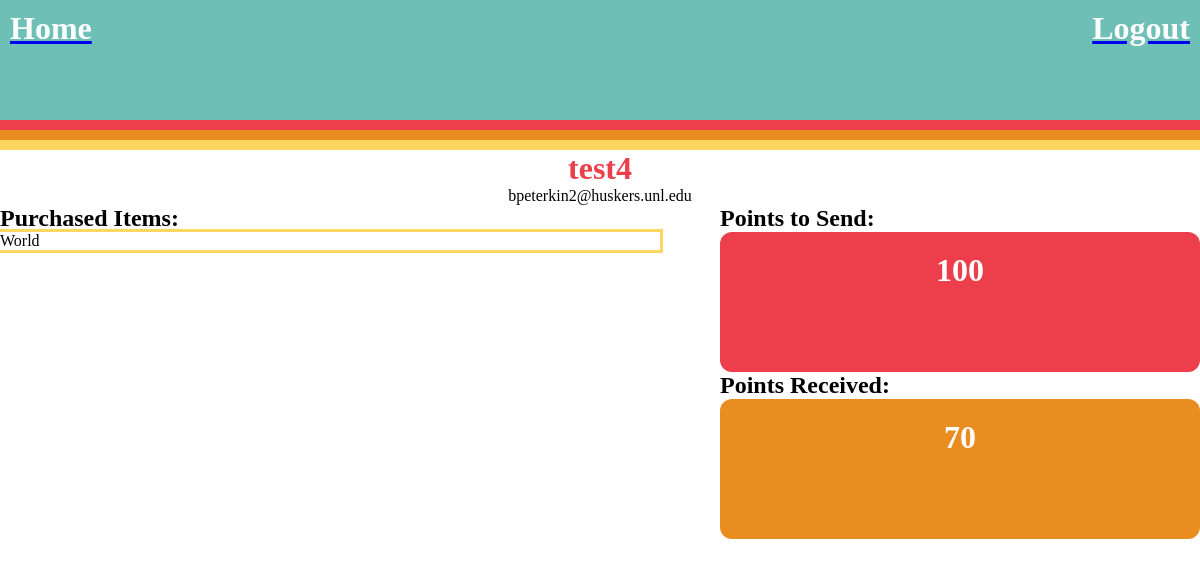
Before: /profile/ (signed in) with the older database file.
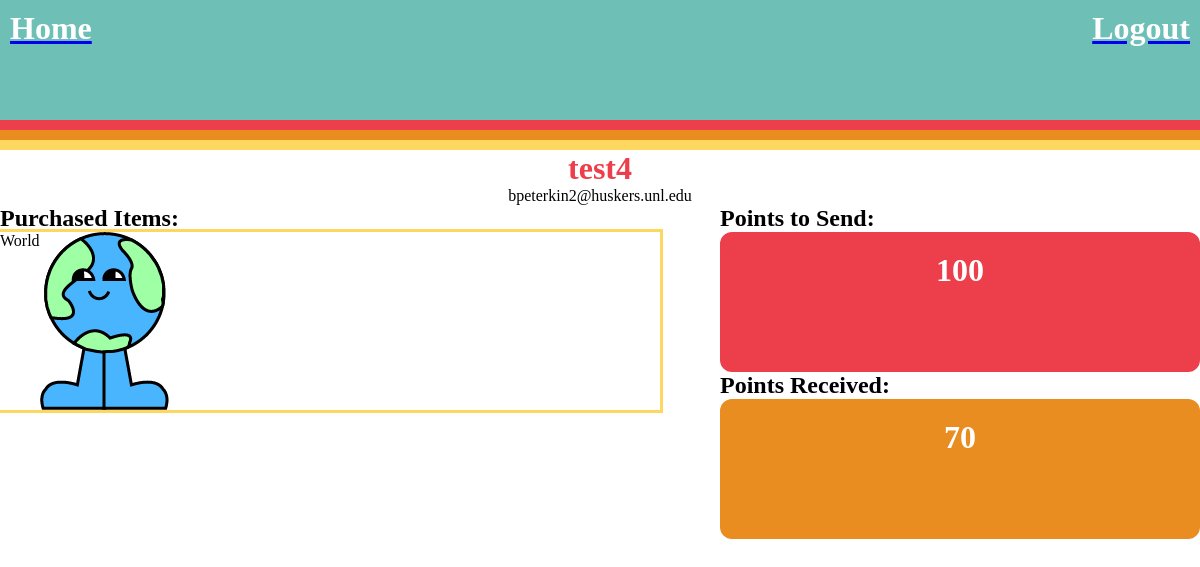
After: the same page with the newer database file.
### base/models.py (models this page shows, shortened)
class PurchaseItem(models.Model):
    item = models.ForeignKey(StoreItem, on_delete=models.CASCADE, related_name='+')
    user = models.ForeignKey(User, on_delete=models.CASCADE, related_name='+')
    class Meta:
        ordering = ['-item']
    def __str__(self):
        return str(self.item)

class StoreItem(models.Model):
    name = models.CharField(max_length=50)
    image = models.ImageField()
    updated = models.DateTimeField(auto_now=True)
    created = models.DateTimeField(auto_now_add=True)
    cost = models.IntegerField()
    timesPurchased = models.IntegerField(default=0)
    class Meta:
        ordering = ['-timesPurchased']
    def __str__(self):
        return self.name

class Profile(models.Model):
    profilePic = models.ImageField(null=True, blank=True)
    user = models.OneToOneField(User, null=True, blank=True, on_delete=models.CASCADE)
    email = models.EmailField(null=True, blank=True)
    notificationsOn = models.BooleanField(default=True)
    privacyOn = models.BooleanField(default=False)
    pointsToSend = models.IntegerField(default=100)
    pointsReceived = models.IntegerField(default=0)
    updated = models.DateTimeField(auto_now=True)
    created = models.DateTimeField(auto_now_add=True)
    class Meta:
        ordering = ['-pointsReceived']

### base/views.py (the view)
# urls.py: path('profile/', views.profile, name="profile"),
@login_required(login_url='login')
def profile(request):
    user = request.user
    inventory = PurchaseItem.objects.filter(user=request.user.id)
    print(inventory)
    print(str(inventory))
    context = {'user': user,'inventory':inventory}
    return render(request, 'base/profile.html', context)

### base/templates/base/profile.html (shortened to what this page needs)
{% extends 'main.html' %} {% block content %}
<div>
    <h1 style="text-align:center; color: #ED3E4B; ">{{user.username}}</h1>
    <p style="text-align: center;">{{user.email}}</p>
</div>
<div style="display: flex; flex-direction: columns;">
    <div style="width: 60vw;">
        <h2>Purchased Items:</h2>
        <div class="backpack" style="width: 55vw">
            {% for purchasedItem in inventory %}
            <p style="color:black;">{{purchasedItem.item}}</p>
            {% load static %}
            <img src="{% static purchasedItem.item.image %}" alt="{{item.name}}"> {% endfor %}
        </div>
    </div>
    <div style="width: 40vw;">
        <div style="display: flex; flex-direction: row;">
            <h2>Points to Send:</h2>
        </div>
        <div class="sPoints">
            <div class="item">
                <h1 style="color: white; text-align: center;">{{request.user.profile.pointsToSend}}</h1>
            </div>
        </div>
        <div style="display: flex; flex-direction: row;">
            <h2>Points Received:</h2>
        </div>
        <div class="rPoints">
            <div class="item">
                <h1 style="color: white; text-align: center;">{{request.user.profile.pointsReceived}}</h1>
            </div>
        </div>
    </div>
</div>
{% endblock content %}

### templates/main.html (shortened to what this page needs)
<!DOCTYPE html>
<html>
<head>
</head>
<body>
    {% include 'navbar.html' %}  {% block content %} {% endblock %}
</body>
</html>

### templates/navbar.html (shortened to what this page needs)
<div class="containerNav">
    <div class="item">
        <a class="noDecoration" href="/">
            <h1 style="text-align: left; color: white; text-decoration: none  !important;">Home</h1>
        </a>
    </div>
    <div class="item">
        {% if request.user.is_authenticated %}
        <a class="noDecoration" href="{% url 'logout' %}">
            <h1 style="text-align: right; color: white; text-decoration-line: none; text-decoration-color: white;">Logout</h1>
        </a> {% else %}
        <a href="{% url 'login' %}">
            <h1 style="text-align: right; color:white; text-decoration-line: none;">Login</h1>
        </a> {% endif %}
    </div>
</div>
<div class="contest"></div>
<div class="contest" style="background: #E98D20;"></div>
<div class="contest" style="background: #FED760;"></div>

### templates/main.html (style rules this page uses)
body { height: 100%; }

### templates/navbar.html (style rules this page uses)
.containerNav { display: flex; background: #6EBFB6; padding: 10px; }
.contest { display: fixed; background: #ED3E4B; height: 10px; width: 100%; }
.item { flex-grow: 1; height: 100px; color: white; text-decoration: none; align-items: center; justify-content: space-between; }
.item+.item { margin-left: 2%; }

### base/templates/base/profile.html (style rules this page uses)
* { margin: 0; padding: 0; border: 0; }
.backpack { display: flex; outline-color: #FED760; outline-style: solid; width: 55vw }
.sPoints { display: flex; background: #ED3E4B; padding: 20px; border-radius: 12px; }
.rPoints { display: flex; background: #E98D20; padding: 20px; border-radius: 12px; }
.item { flex-grow: 1; height: 100px; color: white; }
.item+.item { margin-left: 2%; }

Changed rows visible on the page:
changed through a linked row, PurchaseItem "World": item.image: picture added
